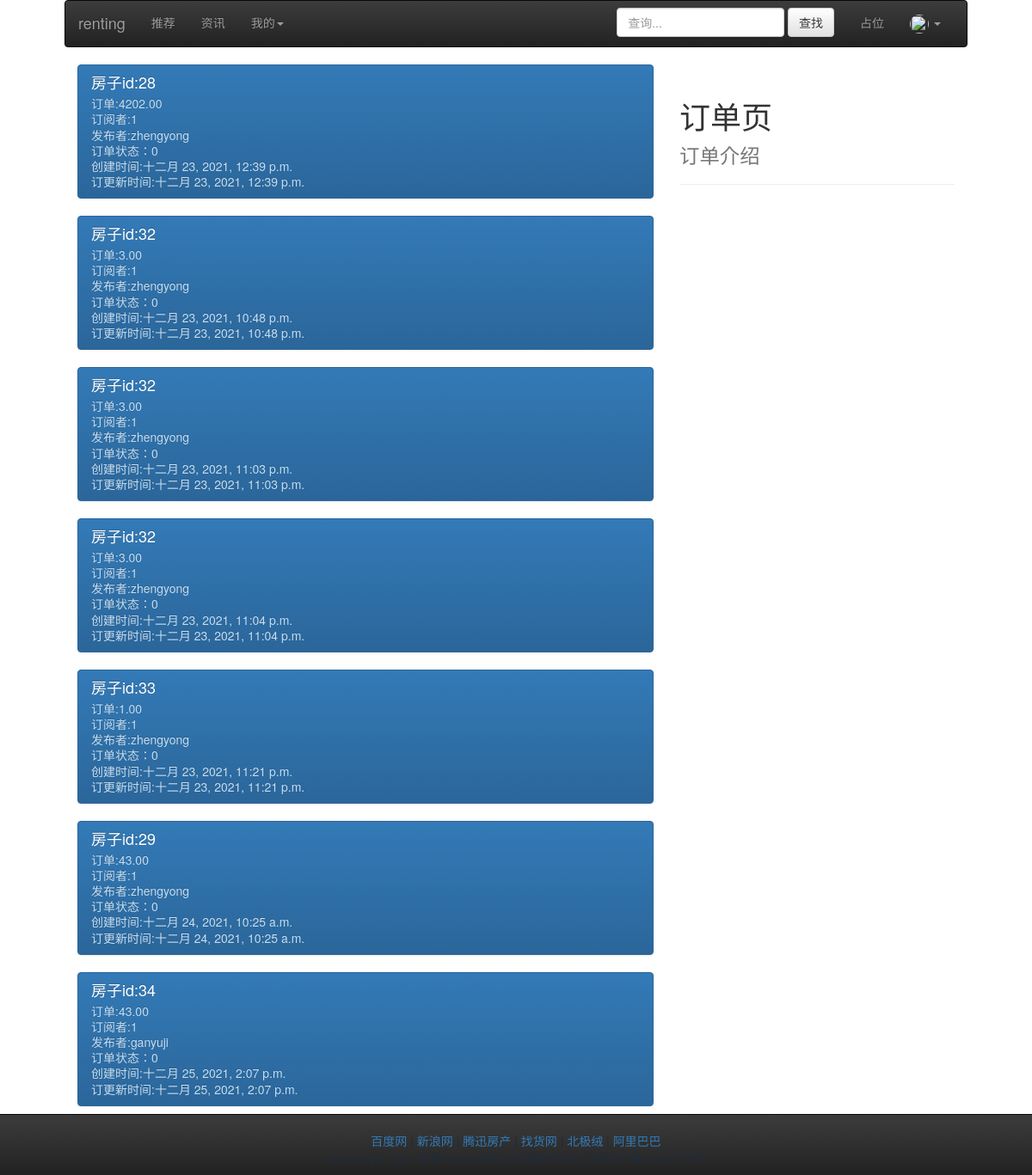
Screenshot of /introducer/my/order (signed in) with the database file from the repository.
### introducer/models.py (models this page shows)
class Order(models.Model):
    house_id = models.CharField('house id', default=1, max_length=10)
    order_amount = models.DecimalField('order amount', default=0.00, max_digits=15, decimal_places=2)
    subscriber_id = models.CharField('subscriber id', default=1, max_length=10)
    publisher_id = models.CharField('publisher id', default=2, max_length=15)
    publisher_name = models.CharField('publisher name', default='publisher name', max_length=30)
    orderStatus = models.CharField('orderStatus', default='0', max_length=10)
    create_time = models.DateTimeField('created time', auto_now_add=True)
    update_time = models.DateTimeField('updated time', auto_now=True)

### introducer/views.py (the view)
# urls.py: path('my/order', views.myOrder, name='order'),
def myOrder(request):
    if request.method == 'GET':
        currentUserId = request.session.get('userid')
        orderQuerySet = Order.objects.filter(subscriber_id=currentUserId)
        return render(request, 'introducer/introducerOrder.html', locals())
    elif request.method == "POST":
        pass

### introducer/templates/introducer/introducerOrder.html (shortened to what this page needs)
{% extends 'introducer/IndexTemplate.html' %} }}
{% block main %}
    <div class="container-fluid">
        <div class="row">
            <div class="col-md-8">
                {% for order in orderQuerySet %}
                    <div class="list-group">
                      <a href="#" class="list-group-item active">
                        <h4 class="list-group-item-heading">房子id:{{ order.house_id }}</h4>
                        <p class="list-group-item-text">订单:{{ order.order_amount }}</p>
                        <p class="list-group-item-text">订阅者:{{ order.subscriber_id }}</p>
                        <p class="list-group-item-text">发布者:{{ order.publisher_name }}</p>
                        <p class="list-group-item-text">订单状态：{{ order.orderStatus }}</p>
                        <p class="list-group-item-text">创建时间:{{ order.create_time }}</p>
                        <p class="list-group-item-text">订更新时间:{{ order.update_time }}</p>
                      </a>
                    </div>
                {% endfor %}
            </div>
            <div class="col-md-4">
                <div class="page-header">
                    <h1>
                        订单页
                        <br>
                        <small>
                            订单介绍
                        </small>
                    </h1>
                </div>
            </div>
        </div>
    </div>
{% endblock %}

### introducer/templates/introducer/IndexTemplate.html (style rules this page uses)
* { padding: 0; margin: 0; }

### rows the page displays
Order: house_id "28", order_amount "4202.00", subscriber_id "1", publisher_name "zhengyong", orderStatus "0", create_time "十二月 23, 2021, 12:39 p.m.", update_time "十二月 23, 2021, 12:39 p.m."
Order: house_id "32", order_amount "3.00", subscriber_id "1", publisher_name "zhengyong", orderStatus "0", create_time "十二月 23, 2021, 10:48 p.m.", update_time "十二月 23, 2021, 10:48 p.m."
Order: house_id "32", order_amount "3.00", subscriber_id "1", publisher_name "zhengyong", orderStatus "0", create_time "十二月 23, 2021, 11:03 p.m.", update_time "十二月 23, 2021, 11:03 p.m."
Order: house_id "32", order_amount "3.00", subscriber_id "1", publisher_name "zhengyong", orderStatus "0", create_time "十二月 23, 2021, 11:04 p.m.", update_time "十二月 23, 2021, 11:04 p.m."
Order: house_id "33", order_amount "1.00", subscriber_id "1", publisher_name "zhengyong", orderStatus "0", create_time "十二月 23, 2021, 11:21 p.m.", update_time "十二月 23, 2021, 11:21 p.m."
Order: house_id "29", order_amount "43.00", subscriber_id "1", publisher_name "zhengyong", orderStatus "0", create_time "十二月 24, 2021, 10:25 a.m.", update_time "十二月 24, 2021, 10:25 a.m."
Order: house_id "34", order_amount "43.00", subscriber_id "1", publisher_name "ganyuji", orderStatus "0", create_time "十二月 25, 2021, 2:07 p.m.", update_time "十二月 25, 2021, 2:07 p.m."
